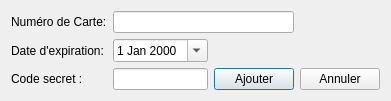
<?xml version="1.0" encoding="UTF-8"?>
<ui version="4.0">
 <class>Dialog</class>
 <widget class="QDialog" name="Dialog">
  <property name="geometry">
   <rect>
    <x>0</x>
    <y>0</y>
    <width>341</width>
    <height>93</height>
   </rect>
  </property>
  <property name="windowTitle">
   <string>Dialog</string>
  </property>
  <layout class="QGridLayout" name="gridLayout">
   <item row="0" column="0">
    <widget class="QLabel" name="label">
     <property name="text">
      <string>Numéro de Carte:</string>
     </property>
    </widget>
   </item>
   <item row="0" column="1" colspan="2">
    <widget class="QLineEdit" name="lineEdit"/>
   </item>
   <item row="1" column="0">
    <widget class="QLabel" name="label_3">
     <property name="text">
      <string>Date d'expiration:</string>
     </property>
    </widget>
   </item>
   <item row="1" column="1">
    <widget class="QDateEdit" name="dateEdit">
     <property name="calendarPopup">
      <bool>true</bool>
     </property>
    </widget>
   </item>
   <item row="2" column="0">
    <widget class="QLabel" name="label_4">
     <property name="text">
      <string>Code secret :</string>
     </property>
    </widget>
   </item>
   <item row="2" column="1">
    <widget class="QLineEdit" name="lineEdit_2"/>
   </item>
   <item row="2" column="2">
    <widget class="QPushButton" name="pushButton">
     <property name="text">
      <string>Ajouter</string>
     </property>
    </widget>
   </item>
   <item row="2" column="3">
    <widget class="QPushButton" name="pushButton_2">
     <property name="text">
      <string>Annuler</string>
     </property>
    </widget>
   </item>
  </layout>
 </widget>
 <resources/>
 <connections/>
</ui>
